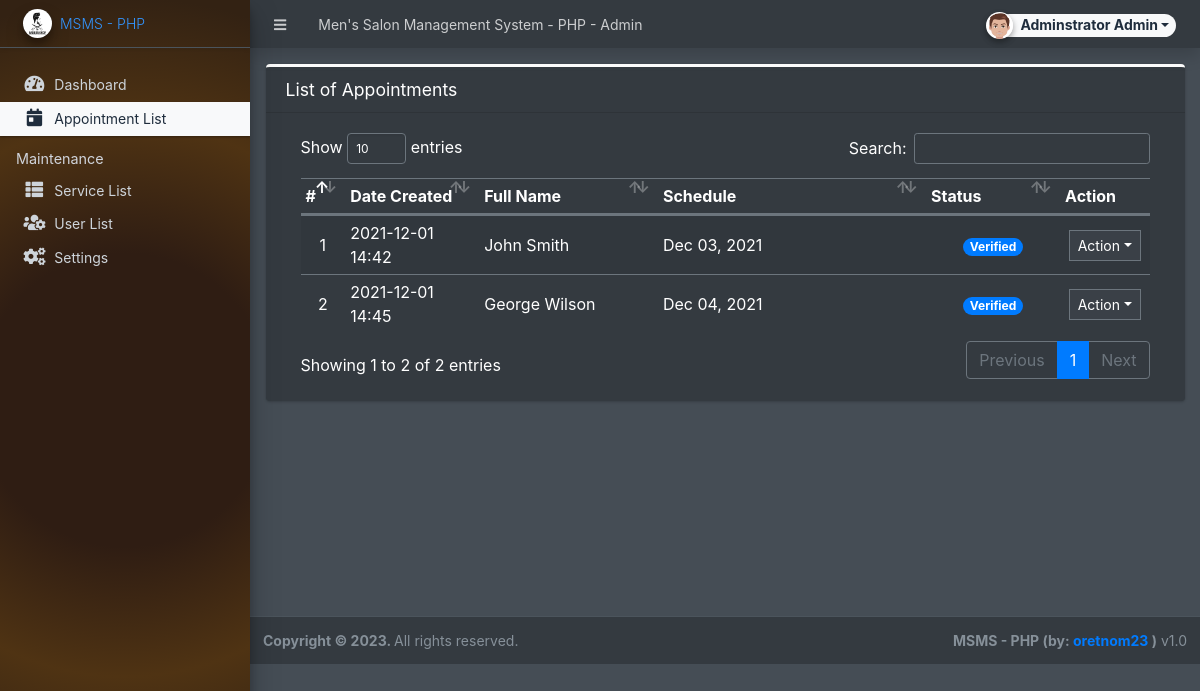
/admin/?page=appointments (signed in), run on the app's committed database.
### tables this page shows
CREATE TABLE `appointment_list` (
  `id` int(30) NOT NULL,
  `fullname` text NOT NULL,
  `contact` text NOT NULL,
  `email` text NOT NULL,
  `schedule` date NOT NULL,
  `status` tinyint(1) NOT NULL DEFAULT 0,
  `total` float NOT NULL DEFAULT 0,
  `date_created` datetime NOT NULL DEFAULT current_timestamp(),
  `date_updated` datetime DEFAULT NULL
);

### admin/appointments/index.php (the view, shortened to what this page needs)
<div class="card card-outline card-primary">
	<div class="card-header">
		<h3 class="card-title">List of Appointments</h3>
	</div>
	<div class="card-body">
		<div class="container-fluid">
        <div class="container-fluid">
			<table class="table table-hover table-striped">
				<colgroup>
					<col width="5%">
					<col width="15%">
					<col width="20%">
					<col width="30%">
					<col width="15%">
					<col width="10%">
				</colgroup>
				<thead>
					<tr>
						<th>#</th>
						<th>Date Created</th>
						<th>Full Name</th>
						<th>Schedule</th>
						<th>Status</th>
						<th>Action</th>
					</tr>
				</thead>
				<tbody>
					<?php
						$i = 1;
						$qry = $conn->query("SELECT * from `appointment_list` order by `status` asc,unix_timestamp(`date_created`)");
						while($row = $qry->fetch_assoc()):
					?>
						<tr>
							<td class="text-center"><?php echo $i++; ?></td>
							<td class=""><?php echo date("Y-m-d H:i",strtotime($row['date_created'])) ?></td>
							<td><?php echo ucwords($row['fullname']) ?></td>
							<td><?php echo date("M d, Y",strtotime($row['schedule'])) ?></td>
							<td class="text-center">
                                <?php
                                    switch($row['status']){
                                        case '1':
                                            echo "<span class='badge badge-primary badge-pill'>Verified</span>";
                                            break;
                                    }
                                ?>
                            </td>
							<td align="center">
								 <button type="button" class="btn btn-flat btn-default btn-sm dropdown-toggle dropdown-icon" data-toggle="dropdown">
				                  		Action
				                  </button>
							</td>
						</tr>
					<?php endwhile; ?>
				</tbody>
			</table>
		</div>
		</div>
	</div>
</div>

### data on the page
appointment_list: date_created "2021-12-01 14:42", fullname "John Smith", schedule "Dec 03, 2021", status "Verified"
appointment_list: date_created "2021-12-01 14:45", fullname "George Wilson", schedule "Dec 04, 2021", status "Verified"

### other printed values
$_settings->info('name') "Men's Salon Management System - PHP"
$_settings->userdata('firstname').' '.$_settings->userdata('lastname') "Adminstrator Admin"
$_settings->info('short_name') "MSMS - PHP"
